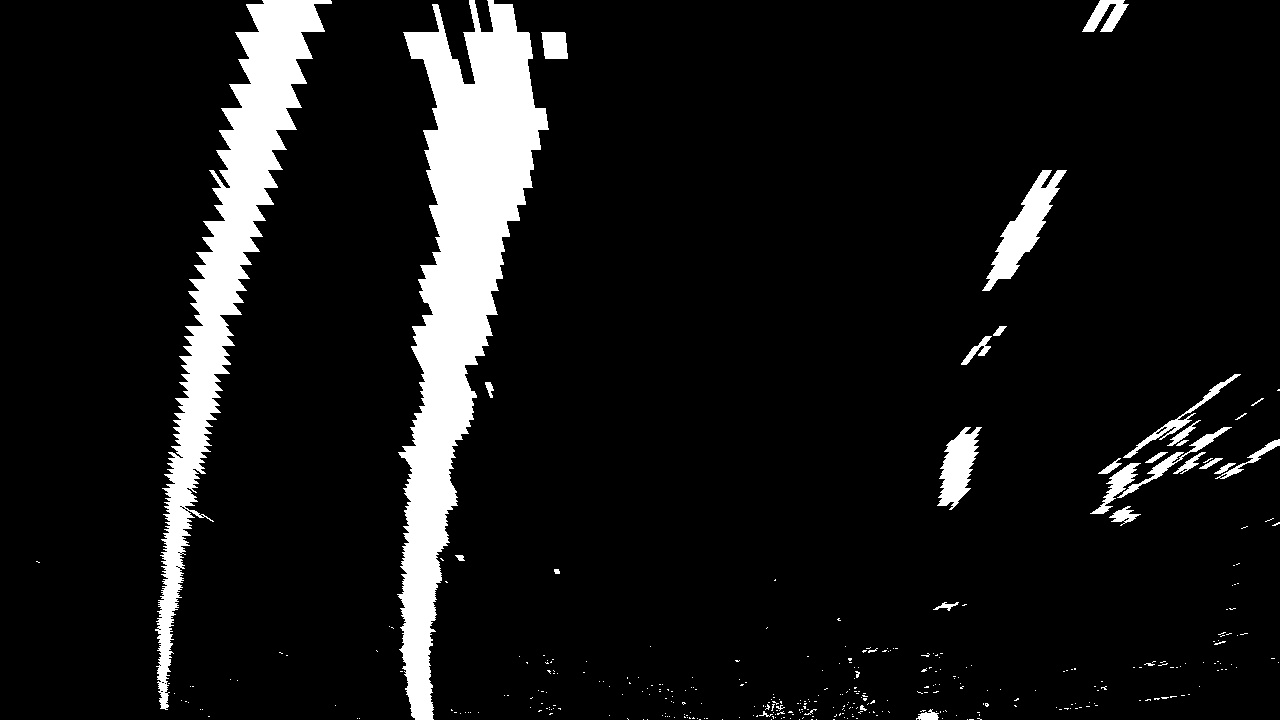
#> input picture test_images/tracked0.jpg, 1280 x 720 px
$ jupyter execute --allow-errors P2.ipynb   (shell and % lines are left out)   (older library calls are emulated)
#> lines starting #> are read from the running program, lines starting #| are printed output that depends on the picture; long printed decimals are rounded
# Advanced Lane Finding Project

The goals / steps of this project are the following:

* Compute the camera calibration matrix and distortion coefficients given a set of chessboard images.
* Apply a distortion correction to raw images.
* Use color transforms, gradients, etc., to create a thresholded binary image.
* Apply a perspective transform to rectify binary image ("birds-eye view").
* Detect lane pixels and fit to find the lane boundary.
* Determine the curvature of the lane and vehicle position with respect to center.
* Warp the detected lane boundaries back onto the original image.
* Output visual display of the lane boundaries and numerical estimation of lane curvature and vehicle position.

---
## First, I'll compute the camera calibration using chessboard images

[cell 1]
import numpy as np
import cv2
import matplotlib.pyplot as plt
import matplotlib.image as mpimg
import pickle
import glob

dist_pickle = pickle.load(open('camera_cal/calibration_pickle.p','rb'))
#> (reads camera_cal/calibration_pickle.p from the repository)
mtx = dist_pickle['mtx']
dist = dist_pickle['dist']

# [25 lines left out: functions abs_sobel_thresh, color_thresh, not called in this run]

[cell 2]
img = cv2.imread('test_images/test1.jpg')
#> (the rest of this cell did not finish here and is left out)

[cell 3]
images = glob.glob('test_images/test*.jpg')

for idx,fname in enumerate(images):
    img = cv2.imread(fname)
    img = cv2.undistort(img,mtx,dist,None,mtx)

    preprocessImage = np.zeros_like(img[:,:,0])
    gradx = abs_sobel_thresh(img, orient='x', thresh=(12,255))
    grady = abs_sobel_thresh(img, orient='y', thresh=(25,255))
    c_binary = color_thresh(img, sthresh=(100,255), vthresh=(50,255))
    preprocessImage[((gradx==1) & (grady==1) | (c_binary==1))] = 255

    warped = cv2.warpPerspective(preprocessImage, M, img_size, flags=cv2.INTER_NEAREST)

    result = warped
    write_name = 'test_images/tracked' + str(idx) + '.jpg'
    cv2.imwrite(write_name, result)

[cell 4]
binary_warped = mpimg.imread('test_images/tracked0.jpg')/255
#> binary_warped: shape (720, 1280) float64; min 0, max 1, mean 0.0904

# Define conversions in x and y from pixels space to meters
ym_per_pix = 30/720 # meters per pixel in y dimension
xm_per_pix = 3.7/700 # meters per pixel in x dimension

def find_lane_pixels(binary_warped):
    # Take a histogram of the bottom half of the image
    histogram = np.sum(binary_warped[binary_warped.shape[0]//2:,:], axis=0)
#> histogram = 1280 values, max 359.8 at index 426, min 0 at index 0, mean 22.91
    # Create an output image to draw on and visualize the result
    out_img = np.dstack((binary_warped, binary_warped, binary_warped))
    # Find the peak of the left and right halves of the histogram
    # These will be the starting point for the left and right lines
    midpoint = np.int(histogram.shape[0]//2)
#> midpoint = 640
    leftx_base = np.argmax(histogram[:midpoint])
#> leftx_base = 426
    rightx_base = np.argmax(histogram[midpoint:]) + midpoint
#> rightx_base = 964

    # HYPERPARAMETERS
    # Choose the number of sliding windows
    nwindows = 9
    # Set the width of the windows +/- margin
    margin = 100
    # Set minimum number of pixels found to recenter window
    minpix = 50

    # Set height of windows - based on nwindows above and image shape
    window_height = np.int(binary_warped.shape[0]//nwindows)
#> window_height = 80
    # Identify the x and y positions of all nonzero pixels in the image
    nonzero = binary_warped.nonzero()
#> nonzero = 101209 positions, rows 0 to 719, columns 32 to 1279
    nonzeroy = np.array(nonzero[0])
    nonzerox = np.array(nonzero[1])
    # Current positions to be updated later for each window in nwindows
    leftx_current = leftx_base
#> leftx_current = 426
    rightx_current = rightx_base
#> rightx_current = 964

    # Create empty lists to receive left and right lane pixel indices
    left_lane_inds = []
    right_lane_inds = []

    # Step through the windows one by one
    for window in range(nwindows):
        # Identify window boundaries in x and y (and right and left)
        win_y_low = binary_warped.shape[0] - (window+1)*window_height
        win_y_high = binary_warped.shape[0] - window*window_height
        win_xleft_low = leftx_current - margin
        win_xleft_high = leftx_current + margin
        win_xright_low = rightx_current - margin
        win_xright_high = rightx_current + margin

        # Draw the windows on the visualization image
        cv2.rectangle(out_img,(win_xleft_low,win_y_low),
        (win_xleft_high,win_y_high),(0,255,0), 2)
        cv2.rectangle(out_img,(win_xright_low,win_y_low),
        (win_xright_high,win_y_high),(0,255,0), 2)

        # Identify the nonzero pixels in x and y within the window #
        good_left_inds = ((nonzeroy >= win_y_low) & (nonzeroy < win_y_high) &
        (nonzerox >= win_xleft_low) &  (nonzerox < win_xleft_high)).nonzero()[0]
        good_right_inds = ((nonzeroy >= win_y_low) & (nonzeroy < win_y_high) &
        (nonzerox >= win_xright_low) &  (nonzerox < win_xright_high)).nonzero()[0]

        # Append these indices to the lists
        left_lane_inds.append(good_left_inds)
        right_lane_inds.append(good_right_inds)

        # If you found > minpix pixels, recenter next window on their mean position
        if len(good_left_inds) > minpix:
            leftx_current = np.int(np.mean(nonzerox[good_left_inds]))
        if len(good_right_inds) > minpix:
            rightx_current = np.int(np.mean(nonzerox[good_right_inds]))
#> this loop made 9 passes
#> (win_xleft_low, win_xleft_high, win_xright_low, win_xright_high, leftx_current, rightx_current) on passes 1, 2, 3, 4, 5, 6, 7, 9: (326, 526, 864, 1064, 421, 937), (321, 521, 837, 1037, 419, 933), (319, 519, 833, 1033, 428, 952), (328, 528, 852, 1052, 436, 960), (336, 536, 860, 1060, 449, 982), (349, 549, 882, 1082, 462, 1006), (362, 562, 906, 1106, 476, 1034), (384, 584, 934, 1134, 483, 1105)
#> (win_xleft_low, win_xleft_high, win_xright_low, win_xright_high, leftx_current) on pass 8: (376, 576, 934, 1134, 484)
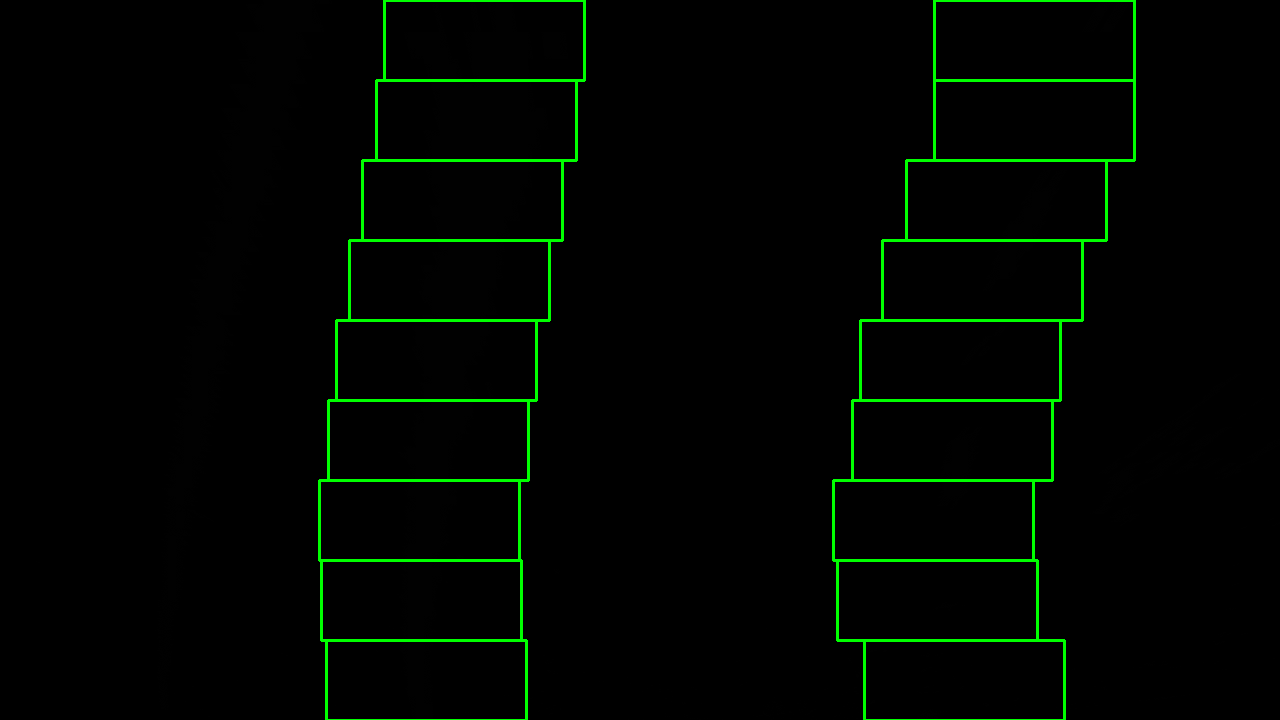
#> out_img: shape (720, 1280, 3) float64; mean of channels 0, 1, 2 0.1, 5.6, 0.1; drawn as B, G, R
#> after the loop, left_lane_inds = 9 items; right_lane_inds = 9 items

    # Concatenate the arrays of indices (previously was a list of lists of pixels)
    try:
        left_lane_inds = np.concatenate(left_lane_inds)
        right_lane_inds = np.concatenate(right_lane_inds)
#> right_lane_inds = 9862 values, max 101208 at index 1835, min 103 at index 8852, mean 57455.9
    except ValueError:
        # Avoids an error if the above is not implemented fully
        pass

    # Extract left and right line pixel positions
    leftx = nonzerox[left_lane_inds]
    lefty = nonzeroy[left_lane_inds]
    rightx = nonzerox[right_lane_inds]
#> rightx = 9862 values, max 1133 at index 8973, min 837 at index 2085, mean 995
    righty = nonzeroy[right_lane_inds]
#> righty = 9862 values, max 719 at index 1788, min 0 at index 8852, mean 368.1

    return leftx, lefty, rightx, righty, out_img


def fit_polynomial(binary_warped):
    # Find our lane pixels first
    leftx, lefty, rightx, righty, out_img = find_lane_pixels(binary_warped)

    # Fit a second order polynomial to each using `np.polyfit`
    left_fit = np.polyfit(lefty, leftx, 2)
#> left_fit = [-1.72e-06, -0.12, 495.1]
    right_fit = np.polyfit(righty, rightx, 2)
#> right_fit = [0.000351, -0.506, 1118.2]

    # Generate x and y values for plotting
    ploty = np.linspace(0, binary_warped.shape[0]-1, binary_warped.shape[0] )
#> ploty = 720 values from 0 to 719

    left_fit_cr = np.polyfit(lefty*ym_per_pix, leftx*xm_per_pix, 2)
#> left_fit_cr = [-5.23e-06, -0.0153, 2.62]
    right_fit_cr = np.polyfit(righty*ym_per_pix, rightx*xm_per_pix, 2)
#> right_fit_cr = [0.00107, -0.0642, 5.91]

     # Define y-value where we want radius of curvature
    # We'll choose the maximum y-value, corresponding to the bottom of the image
    y_eval = np.max(ploty)
#> y_eval = 719

    # Calculation of R_curve (radius of curvature)
    left_curverad = ((1 + (2*left_fit_cr[0]*y_eval*ym_per_pix + left_fit_cr[1])**2)**1.5) / np.absolute(2*left_fit_cr[0])
#> left_curverad = 95604.4
    right_curverad = ((1 + (2*right_fit_cr[0]*y_eval*ym_per_pix + right_fit_cr[1])**2)**1.5) / np.absolute(2*right_fit_cr[0])
#> right_curverad = 467.9
    print(left_curverad, 'm', right_curverad, 'm')
#| 95604.367 m 467.873 m

    try:
        left_fitx = left_fit[0]*ploty**2 + left_fit[1]*ploty + left_fit[2]
#> left_fitx = 720 values, max 495.1 at index 0, min 407.7 at index 719, mean 451.5
        right_fitx = right_fit[0]*ploty**2 + right_fit[1]*ploty + right_fit[2]
#> right_fitx = 720 values, max 1118.2 at index 0, min 935.7 at index 719, mean 996.8
    except TypeError:
        # Avoids an error if `left` and `right_fit` are still none or incorrect
        print('The function failed to fit a line!')
        left_fitx = 1*ploty**2 + 1*ploty
        right_fitx = 1*ploty**2 + 1*ploty

    ## Visualization ##
    # Colors in the left and right lane regions
    out_img[lefty, leftx] = [255, 0, 0]
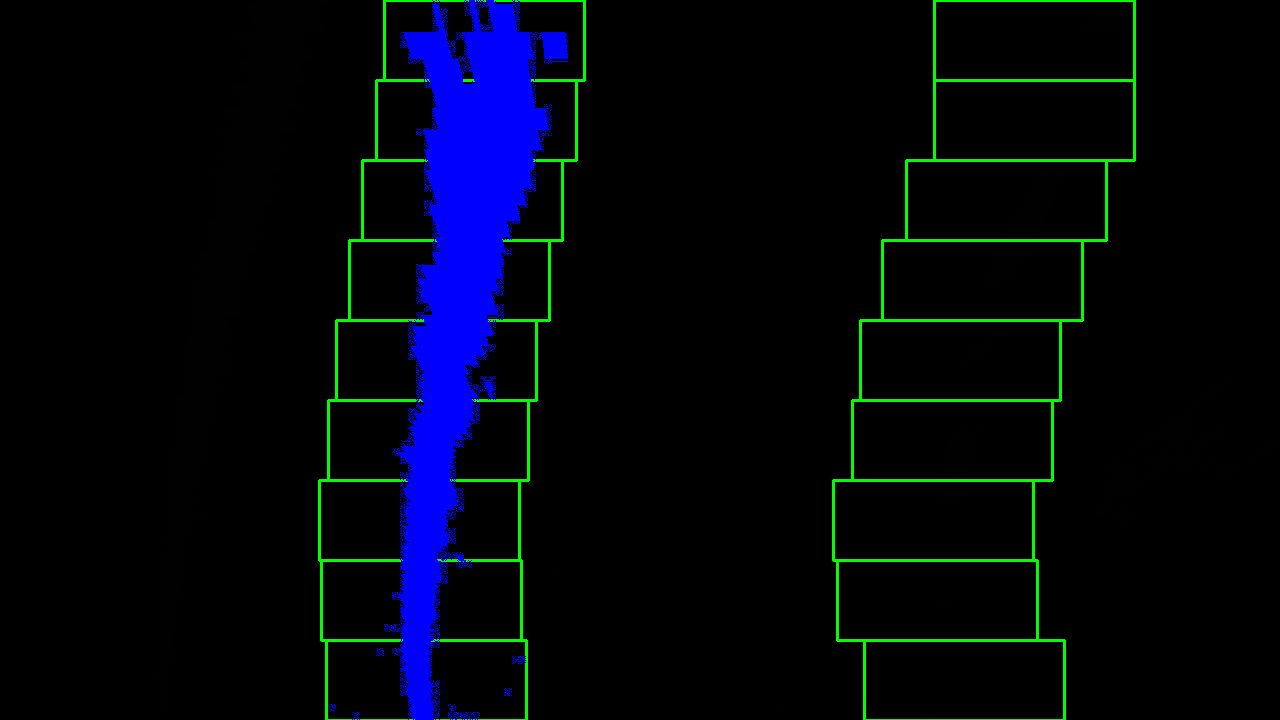
#> out_img: shape (720, 1280, 3) float64; mean of channels 0, 1, 2 13.5, 5.1, 0; drawn as B, G, R
    out_img[righty, rightx] = [0, 0, 255]

    # Plots the left and right polynomials on the lane lines
    plt.plot(left_fitx, ploty, color='yellow')
    plt.plot(right_fitx, ploty, color='yellow')

    return out_img


out_img = fit_polynomial(binary_warped)

plt.imshow(out_img)
#plt.imshow(out_img.astype('uint8'))
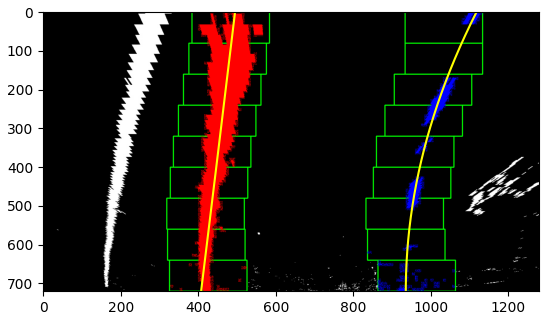
#> figure drawn by matplotlib, 1 panel
